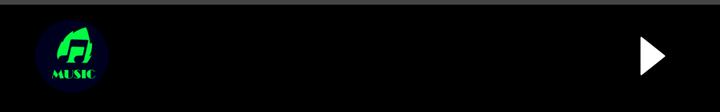
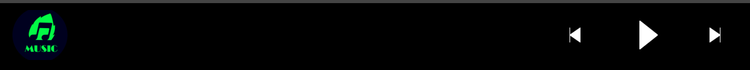

Compare how this app lays out the same screen by default and in its alternative resource folder. The renders come first, then the two layout files and the values they reference.
<!-- AndroidManifest.xml: application theme AppTheme -->
<!-- res/layout/fragment_music_dock.xml -->
<?xml version="1.0" encoding="utf-8"?>
<RelativeLayout xmlns:android="http://schemas.android.com/apk/res/android"
    android:layout_width="match_parent"
    android:layout_height="56dp"
    android:background="@color/primaryDark">

    <RelativeLayout
        android:layout_width="match_parent"
        android:layout_height="56dp"
        android:layout_marginStart="8dp"
        android:background="?android:attr/selectableItemBackground">

        <ImageView
            android:id="@+id/albumArt"
            android:layout_width="40dp"
            android:layout_height="40dp"
            android:layout_alignParentBottom="true"
            android:layout_margin="8dp"
            android:scaleType="centerCrop"
            android:src="@mipmap/ic_launcher_round" />


        <RelativeLayout
            android:layout_width="match_parent"
            android:layout_height="56dp"
            android:layout_alignParentBottom="true"
            android:layout_toEndOf="@+id/albumArt">

            <Button
                android:id="@+id/Xbutton1"
                android:layout_width="match_parent"
                android:layout_height="56dp"
                android:layout_alignParentStart="true"
                android:layout_alignParentTop="true"
                android:layout_alignParentBottom="true"
                android:layout_marginEnd="?android:attr/actionBarSize"
                android:background="?android:attr/selectableItemBackgroundBorderless" />

            <RelativeLayout
                android:id="@+id/relativeLayout1"
                android:layout_width="56dp"
                android:layout_height="56dp"
                android:layout_alignParentEnd="true"
                android:layout_centerHorizontal="true"
                android:layout_centerVertical="true"
                android:layout_marginEnd="8dp">

                <FrameLayout
                    android:layout_width="wrap_content"
                    android:layout_height="wrap_content">

                    <ImageView
                        android:id="@+id/XbtnPlay"
                        android:layout_width="match_parent"
                        android:layout_height="match_parent"
                        android:layout_alignParentTop="true"
                        android:background="?android:attr/selectableItemBackgroundBorderless"
                        android:padding="18dp"
                        android:src="@drawable/app_play"
                        android:tint="@color/white" />

                    <ProgressBar
                        android:id="@+id/spinner"
                        style="?android:attr/progressBarStyleLarge"
                        android:layout_width="match_parent"
                        android:layout_height="wrap_content"
                        android:layout_alignParentTop="true"
                        android:padding="5dp"
                        android:progressDrawable="@drawable/progress_bar_music_dock"
                        android:visibility="gone" />
                </FrameLayout>
            </RelativeLayout>


            <RelativeLayout
                android:layout_width="wrap_content"
                android:layout_height="wrap_content"
                android:layout_centerVertical="true"
                android:layout_toStartOf="@+id/relativeLayout1"
                android:paddingStart="8dp"
                android:paddingEnd="16dp">

                <TextView
                    android:id="@+id/XtextView1"
                    android:layout_width="match_parent"
                    android:layout_height="wrap_content"
                    android:layout_alignParentStart="true"
                    android:ellipsize="marquee"
                    android:fontFamily="sans-serif"
                    android:marqueeRepeatLimit="marquee_forever"
                    android:singleLine="true"
                    android:textColor="@color/white"
                    android:textScaleX="1.05"
                    android:textSize="15sp"
                    android:textStyle="bold" />

                <TextView
                    android:id="@+id/XtextView2"
                    android:layout_width="match_parent"
                    android:layout_height="wrap_content"
                    android:layout_below="@+id/XtextView1"
                    android:layout_alignParentStart="true"
                    android:fontFamily="sans-serif"
                    android:maxLines="1"
                    android:paddingTop="0dp"
                    android:textColor="@color/textColorSubTitle"
                    android:textScaleX="1.05"
                    android:textSize="12sp" />
            </RelativeLayout>

        </RelativeLayout>


    </RelativeLayout>

    <ProgressBar
        android:id="@+id/progressBar"
        style="?android:attr/progressBarStyleHorizontal"
        android:layout_width="match_parent"
        android:layout_height="wrap_content"
        android:layout_alignParentStart="true"
        android:layout_alignParentEnd="true"
        android:layout_marginTop="-8dp"
        android:padding="0dp"
        android:progressDrawable="@drawable/progress_bar_music_dock" />

</RelativeLayout>
<!-- resources referenced by this layout -->
<resources>
  <color name="primaryDark">#000000</color>
  <color name="textColorSubTitle">#999</color>
  <color name="white">#FFFFFF</color>
  <!-- drawable app_play (drawable) -->
  <?xml version="1.0" encoding="utf-8"?>
  <vector xmlns:android="http://schemas.android.com/apk/res/android"
      android:width="24dp"
      android:height="24dp"
      android:viewportWidth="44"
      android:viewportHeight="44">
  
      <path
          android:pathData="M 0 0 H 100 V 100 H 0 V 0 Z"
          android:strokeWidth="1" />
      <path
          android:fillColor="#000000"
          android:pathData="M40.463756694622006,21.183083670504057 l-25.36236190964595,-20.10787852491126
  C14.832903574415326,0.8630670271549826 14.484827021310535,0.8409483607775788
  14.197969962470397,1.0128707221655713 C13.910238339426485,1.1868038714060551
  13.73007811344762,1.5286378063295436 13.73007811344762,1.902644346892893
  v40.21575704982252 c0,0.3740065405633498 0.1801602259788665,0.7168458694130873
  0.46789184902277897,0.8907790186535699 c0.1276863737520115,0.0764099383946629
  0.26761664635695437,0.11461490759199429 0.4066723547581191,0.11461490759199429
  c0.17403827655239842,0 0.347201988901016,-0.06032363557473398
  0.49675246774754833,-0.1779547249454687 l25.36236190964595,-20.10787852491126
  c0.2370068992246225,-0.18800866420792195 0.3778117360333476,-0.4966645995653113
  0.3778117360333476,-0.8274392013000988 S40.69988902964286,21.37109233471198
  40.463756694622006,21.183083670504057 z" />
  </vector>
  <!-- drawable progress_bar_music_dock (drawable) -->
  <?xml version="1.0" encoding="utf-8"?>
  <layer-list xmlns:android="http://schemas.android.com/apk/res/android">
      <item
          android:id="@android:id/background"
          android:gravity="center_vertical">
          <shape android:shape="rectangle">
              <size android:height="4dp" />
              <solid android:color="#44ffffff" />
          </shape>
      </item>
      <item
          android:id="@android:id/progress"
          android:gravity="center_vertical">
          <clip>
              <shape android:shape="rectangle">
                  <size android:height="4dp" />
                  <solid android:color="@color/accentColor" />
              </shape>
          </clip>
      </item>
  </layer-list>
  <!-- mipmap ic_launcher_round: png bitmap (mipmap-hdpi, 3797 bytes) -->
  <style name="AppTheme" parent="Theme.AppCompat">
          <item name="colorPrimary">@color/primaryColor</item>
          <item name="colorPrimaryDark">@color/primaryDark</item>
          <item name="colorAccent">@color/accentColor</item>
          <item name="android:textColorPrimary">@color/white</item>
          <item name="android:textColorSecondary">@color/white</item>
          <item name="android:windowBackground">@color/background</item>
          <item name="android:navigationBarColor">@color/navigationBar</item>
          <item name="android:windowContentOverlay">@null</item>
          <item name="android:buttonStyle">?android:borderlessButtonStyle</item>
      </style>
  <color name="accentColor">#FFFFFF</color>
  <color name="primaryColor">#000000</color>
  <color name="background">#000000</color>
  <color name="navigationBar">#000000</color>
</resources>
<!-- res/layout-sw600dp/fragment_music_dock.xml (the repository's variant of the layout above) -->
<!-- drawn on a 7-inch tablet held upright -->
<?xml version="1.0" encoding="utf-8"?>
<RelativeLayout xmlns:android="http://schemas.android.com/apk/res/android"
    android:layout_width="match_parent"
    android:layout_height="56dp"
    android:background="@color/primaryDark">

    <RelativeLayout
        android:layout_width="match_parent"
        android:layout_height="56dp"
        android:background="?android:attr/selectableItemBackground">

        <ImageView
            android:id="@+id/albumArt"
            android:layout_width="48dp"
            android:layout_height="48dp"
            android:layout_alignParentBottom="true"
            android:layout_margin="8dp"
            android:scaleType="centerCrop"
            android:src="@mipmap/ic_launcher_round" />


        <RelativeLayout
            android:layout_width="match_parent"
            android:layout_height="56dp"
            android:layout_alignParentBottom="true"
            android:layout_marginLeft="56dp">

            <Button
                android:id="@+id/Xbutton1"
                android:layout_width="match_parent"
                android:layout_height="?android:attr/actionBarSize"
                android:layout_alignParentStart="true"
                android:layout_alignParentTop="true"
                android:layout_alignParentBottom="true"
                android:layout_toStartOf="@+id/relativeLayout1"
                android:background="?android:attr/selectableItemBackgroundBorderless" />

            <LinearLayout
                android:id="@+id/relativeLayout1"
                android:layout_width="wrap_content"
                android:layout_height="56dp"
                android:layout_alignParentEnd="true"
                android:layout_centerVertical="true">


                <ImageView
                    android:id="@+id/XbtnPrev"
                    android:layout_width="56dp"
                    android:layout_height="56dp"
                    android:background="?android:attr/selectableItemBackgroundBorderless"
                    android:padding="22dp"
                    android:rotation="180"
                    android:src="@drawable/app_next"
                    android:tint="@color/white" />

                <ImageView
                    android:id="@+id/XbtnPlay"
                    android:layout_width="56dp"
                    android:layout_height="56dp"
                    android:background="?android:attr/selectableItemBackgroundBorderless"
                    android:padding="16dp"
                    android:src="@drawable/app_play"
                    android:tint="@color/white" />


                <ImageView
                    android:id="@+id/XbtnNext"
                    android:layout_width="56dp"
                    android:layout_height="56dp"
                    android:background="?android:attr/selectableItemBackgroundBorderless"
                    android:padding="22dp"
                    android:src="@drawable/app_next"
                    android:tint="@color/white" />

            </LinearLayout>


            <RelativeLayout
                android:layout_width="wrap_content"
                android:layout_height="wrap_content"
                android:layout_centerVertical="true"
                android:layout_toStartOf="@+id/relativeLayout1"
                android:paddingStart="16dp"
                android:paddingEnd="16dp">

                <TextView
                    android:id="@+id/XtextView1"
                    android:layout_width="match_parent"
                    android:layout_height="wrap_content"
                    android:layout_alignParentStart="true"
                    android:fontFamily="sans-serif"
                    android:maxLines="1"
                    android:textColor="@color/white"
                    android:textScaleX="1.05"
                    android:textSize="16sp"
                    android:textStyle="bold" />

                <TextView
                    android:id="@+id/XtextView2"
                    android:layout_width="match_parent"
                    android:layout_height="wrap_content"
                    android:layout_below="@+id/XtextView1"
                    android:layout_alignParentStart="true"
                    android:fontFamily="sans-serif"
                    android:maxLines="1"
                    android:paddingTop="3dp"
                    android:textColor="@color/textColorSubTitle"
                    android:textScaleX="1.05"
                    android:textSize="14sp" />
            </RelativeLayout>

        </RelativeLayout>


    </RelativeLayout>

    <ProgressBar
        android:id="@+id/progressBar"
        style="?android:attr/progressBarStyleHorizontal"
        android:layout_width="match_parent"
        android:layout_height="wrap_content"
        android:layout_alignParentStart="true"
        android:layout_alignParentEnd="true"
        android:layout_marginTop="-8dp"
        android:padding="0dp"
        android:progressDrawable="@drawable/progress_bar_music_dock" />

</RelativeLayout>
<!-- resources referenced by the variant -->
<!-- as a 7-inch tablet held upright resolves them -->
<resources>
  <color name="primaryDark">#000000</color>
  <color name="textColorSubTitle">#999</color>
  <color name="white">#FFFFFF</color>
  <!-- drawable app_next (drawable) -->
  <?xml version="1.0" encoding="utf-8"?>
  <vector xmlns:android="http://schemas.android.com/apk/res/android"
      android:width="20dp"
      android:height="20dp"
      android:viewportWidth="42"
      android:viewportHeight="42">
  
      <path
          android:fillColor="#000000"
          android:pathData="M35.5,0c-0.552,0-1,0.447-1,1v18.095L7.068,0.177C6.762-0.034,6.364-0.057,6.035,0.114C5.706,0.287,5.5,0.628,5.5,1v40
  c0,0.372,0.206,0.713,0.535,0.886C6.181,41.962,6.341,42,6.5,42c0.199,0,0.397-0.06,0.568-0.177L34.5,22.905V41c0,0.553,0.448,1,1,1
  s1-0.447,1-1V1C36.5,0.447,36.052,0,35.5,0z" />
  </vector>
  <!-- drawable app_play (drawable) -->
  <?xml version="1.0" encoding="utf-8"?>
  <vector xmlns:android="http://schemas.android.com/apk/res/android"
      android:width="24dp"
      android:height="24dp"
      android:viewportWidth="44"
      android:viewportHeight="44">
  
      <path
          android:pathData="M 0 0 H 100 V 100 H 0 V 0 Z"
          android:strokeWidth="1" />
      <path
          android:fillColor="#000000"
          android:pathData="M40.463756694622006,21.183083670504057 l-25.36236190964595,-20.10787852491126
  C14.832903574415326,0.8630670271549826 14.484827021310535,0.8409483607775788
  14.197969962470397,1.0128707221655713 C13.910238339426485,1.1868038714060551
  13.73007811344762,1.5286378063295436 13.73007811344762,1.902644346892893
  v40.21575704982252 c0,0.3740065405633498 0.1801602259788665,0.7168458694130873
  0.46789184902277897,0.8907790186535699 c0.1276863737520115,0.0764099383946629
  0.26761664635695437,0.11461490759199429 0.4066723547581191,0.11461490759199429
  c0.17403827655239842,0 0.347201988901016,-0.06032363557473398
  0.49675246774754833,-0.1779547249454687 l25.36236190964595,-20.10787852491126
  c0.2370068992246225,-0.18800866420792195 0.3778117360333476,-0.4966645995653113
  0.3778117360333476,-0.8274392013000988 S40.69988902964286,21.37109233471198
  40.463756694622006,21.183083670504057 z" />
  </vector>
  <!-- drawable progress_bar_music_dock (drawable) -->
  <?xml version="1.0" encoding="utf-8"?>
  <layer-list xmlns:android="http://schemas.android.com/apk/res/android">
      <item
          android:id="@android:id/background"
          android:gravity="center_vertical">
          <shape android:shape="rectangle">
              <size android:height="4dp" />
              <solid android:color="#44ffffff" />
          </shape>
      </item>
      <item
          android:id="@android:id/progress"
          android:gravity="center_vertical">
          <clip>
              <shape android:shape="rectangle">
                  <size android:height="4dp" />
                  <solid android:color="@color/accentColor" />
              </shape>
          </clip>
      </item>
  </layer-list>
  <!-- mipmap ic_launcher_round: png bitmap (mipmap-hdpi, 3797 bytes) -->
  <style name="AppTheme" parent="Theme.AppCompat">
          <item name="colorPrimary">@color/primaryColor</item>
          <item name="colorPrimaryDark">@color/primaryDark</item>
          <item name="colorAccent">@color/accentColor</item>
          <item name="android:textColorPrimary">@color/white</item>
          <item name="android:textColorSecondary">@color/white</item>
          <item name="android:windowBackground">@color/background</item>
          <item name="android:navigationBarColor">@color/navigationBar</item>
          <item name="android:windowContentOverlay">@null</item>
          <item name="android:buttonStyle">?android:borderlessButtonStyle</item>
      </style>
  <color name="accentColor">#FFFFFF</color>
  <color name="primaryColor">#000000</color>
  <color name="background">#000000</color>
  <color name="navigationBar">#000000</color>
</resources>
